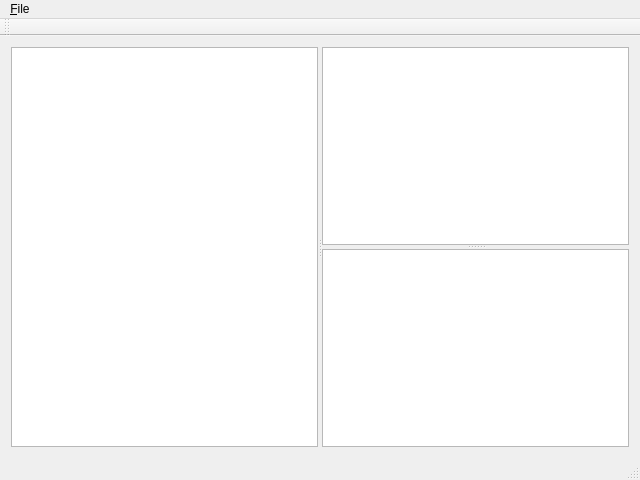
<?xml version="1.0" encoding="UTF-8"?>
<ui version="4.0">
 <class>MainWindow</class>
 <widget class="QMainWindow" name="MainWindow">
  <property name="geometry">
   <rect>
    <x>0</x>
    <y>0</y>
    <width>640</width>
    <height>480</height>
   </rect>
  </property>
  <property name="windowTitle">
   <string>MainWindow</string>
  </property>
  <widget class="QWidget" name="centralWidget">
   <layout class="QVBoxLayout" name="verticalLayout">
    <item>
     <widget class="QSplitter" name="splitter_2">
      <property name="orientation">
       <enum>Qt::Horizontal</enum>
      </property>
      <widget class="QTreeView" name="treeViewCategory">
       <property name="editTriggers">
        <set>QAbstractItemView::NoEditTriggers</set>
       </property>
       <attribute name="headerVisible">
        <bool>false</bool>
       </attribute>
      </widget>
      <widget class="QSplitter" name="splitter">
       <property name="orientation">
        <enum>Qt::Vertical</enum>
       </property>
       <widget class="QListView" name="listViewThreads">
        <property name="baseSize">
         <size>
          <width>0</width>
          <height>0</height>
         </size>
        </property>
        <property name="editTriggers">
         <set>QAbstractItemView::NoEditTriggers</set>
        </property>
       </widget>
       <widget class="QTextEdit" name="textEditThread">
        <property name="lineWrapMode">
         <enum>QTextEdit::WidgetWidth</enum>
        </property>
        <property name="readOnly">
         <bool>true</bool>
        </property>
       </widget>
      </widget>
     </widget>
    </item>
   </layout>
  </widget>
  <widget class="QMenuBar" name="menuBar">
   <property name="geometry">
    <rect>
     <x>0</x>
     <y>0</y>
     <width>640</width>
     <height>22</height>
    </rect>
   </property>
   <widget class="QMenu" name="menu_File">
    <property name="title">
     <string>&amp;File</string>
    </property>
    <addaction name="action_Write_Message"/>
    <addaction name="actionUpdate_Category_List"/>
    <addaction name="separator"/>
    <addaction name="action_Exit"/>
   </widget>
   <addaction name="menu_File"/>
  </widget>
  <widget class="QToolBar" name="mainToolBar">
   <attribute name="toolBarArea">
    <enum>TopToolBarArea</enum>
   </attribute>
   <attribute name="toolBarBreak">
    <bool>false</bool>
   </attribute>
  </widget>
  <widget class="QStatusBar" name="statusBar"/>
  <action name="actionUpdate_Category_List">
   <property name="text">
    <string>&amp;Update Category List</string>
   </property>
  </action>
  <action name="action_Exit">
   <property name="text">
    <string>&amp;Exit</string>
   </property>
   <property name="shortcut">
    <string>Ctrl+X</string>
   </property>
  </action>
  <action name="action_Write_Message">
   <property name="text">
    <string>&amp;Write Message</string>
   </property>
   <property name="toolTip">
    <string>Write Message</string>
   </property>
  </action>
 </widget>
 <layoutdefault spacing="6" margin="11"/>
 <resources/>
 <connections>
  <connection>
   <sender>action_Exit</sender>
   <signal>triggered()</signal>
   <receiver>MainWindow</receiver>
   <slot>close()</slot>
   <hints>
    <hint type="sourcelabel">
     <x>-1</x>
     <y>-1</y>
    </hint>
    <hint type="destinationlabel">
     <x>319</x>
     <y>239</y>
    </hint>
   </hints>
  </connection>
 </connections>
</ui>
